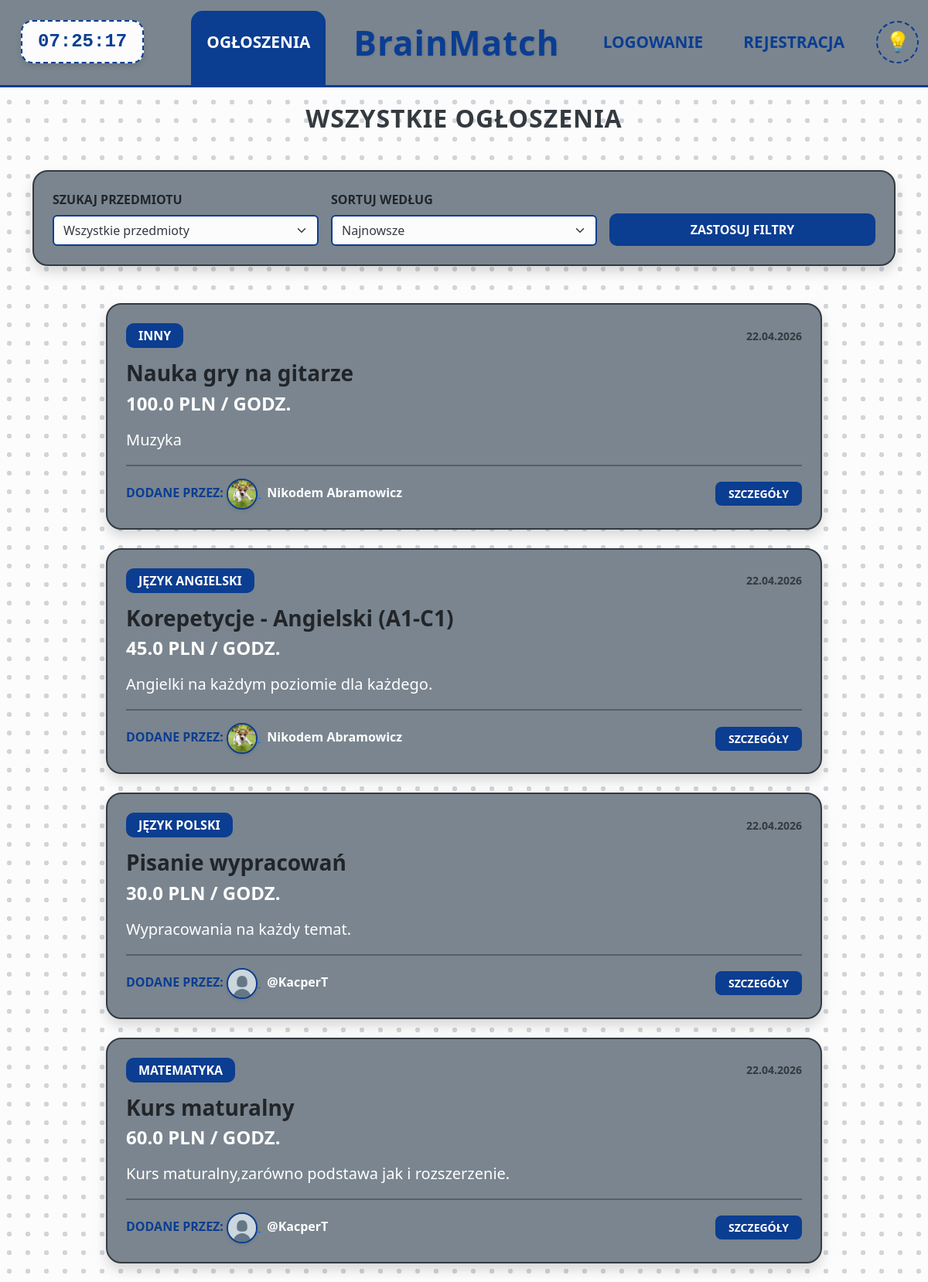
The app's page /ads, older data.
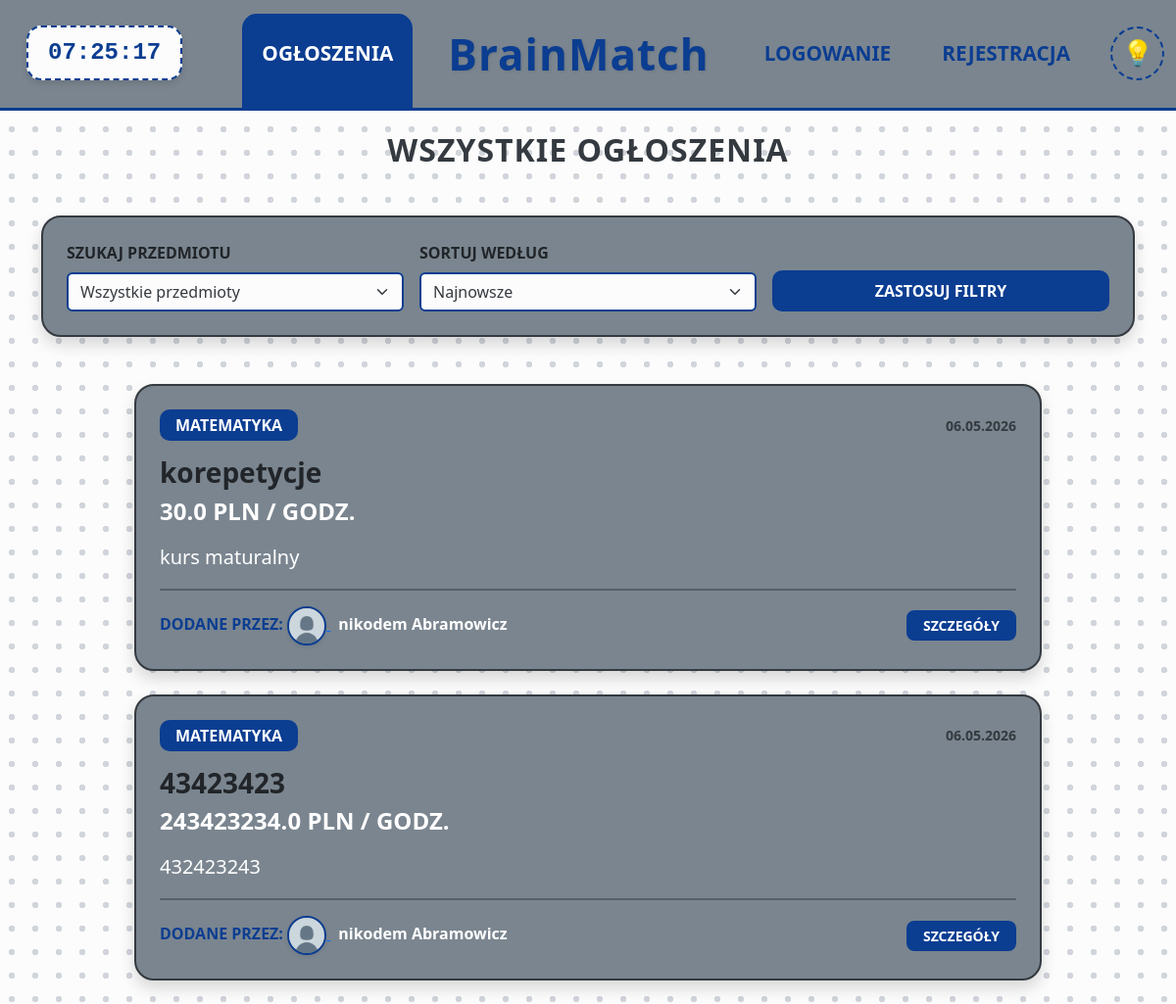
The same page, newer data.
### app/models.py (models this page shows, shortened)
class Ad(db.Model):
    id = db.Column(db.Integer, primary_key=True)
    title = db.Column(db.String(100), nullable=False)
    subject = db.Column(db.String(50), nullable=False)
    description = db.Column(db.Text, nullable=False)
    price = db.Column(db.Float, nullable=False)
    date_posted = db.Column(db.DateTime, nullable=False, default=datetime.utcnow)
    user_id = db.Column(db.Integer, db.ForeignKey('user.id'), nullable=False)
    messages = db.relationship('Message', backref='ad', lazy=True, cascade="all, delete-orphan")

class User(db.Model, UserMixin):
    id = db.Column(db.Integer, primary_key=True)
    username = db.Column(db.String(20), unique=True, nullable=False)
    email = db.Column(db.String(120), unique=True, nullable=False)
    password_hash = db.Column(db.String(128), nullable=False) #wergzueg
    role = db.Column(db.String(10), nullable=False, default='student')
    profile_pic = db.Column(db.String(20), nullable=False, default='default_profile.jpg')
    cover_pic = db.Column(db.String(20), nullable=False, default='default_cover.jpg')
    bio = db.Column(db.Text, nullable=True)
    first_name = db.Column(db.String(50), nullable=True)
    last_name = db.Column(db.String(50), nullable=True)
    education = db.Column(db.Text, nullable=True)
    ads = db.relationship('Ad', backref='author', lazy=True)
    messages_sent = db.relationship('Message', foreign_keys='Message.sender_id', backref='author', lazy='dynamic')
    messages_received = db.relationship('Message', foreign_keys='Message.recipient_id', backref='recipient', lazy='dynamic')

### app/main.py (the view)
@main.route('/ads')
def ads():
    subject_filter = request.args.get('subject', 'Wszystkie')
    sort_by = request.args.get('sort', 'newest')
    query = Ad.query
    if subject_filter != 'Wszystkie':
        query = query.filter_by(subject=subject_filter)
    if sort_by == 'newest':
        query = query.order_by(Ad.date_posted.desc())
    elif sort_by == 'oldest':
        query = query.order_by(Ad.date_posted.asc())
    elif sort_by == 'price_low':
        query = query.order_by(Ad.price.asc())
    elif sort_by == 'price_high':
        query = query.order_by(Ad.price.desc())
    all_ads = query.all()
    subjects = ['Matematyka', 'Język Polski', 'Język Angielski', 'Chemia', 'Fizyka', 'Biologia', 'Historia', 'Geografia', 'Informatyka', 'Język Niemiecki', 'Inny']
    return render_template('ads.html', ads=all_ads, subjects=subjects, current_subject=subject_filter, current_sort=sort_by)

### app/templates/ads.html (shortened to what this page needs)
{% extends "base.html" %}
{% block content %}
<h2 class="mb-5 fw-bold text-center accent-text" style="letter-spacing: 1px;">WSZYSTKIE OGŁOSZENIA</h2>
<div class="card mb-5 shadow border-0" style="background-color: var(--card-bg); border-radius: 20px; border: 2px solid #343a40 !important;">
    <div class="card-body p-4">
        <form method="GET" action="{{ url_for('main.ads') }}" class="row g-3 align-items-end">
            <div class="col-md-4">
                <label class="form-label fw-bold accent-text">SZUKAJ PRZEDMIOTU</label>
                <select name="subject" class="form-select" style="border: 2px solid var(--main-accent) !important; background-color: var(--bg-color); color: var(--text-main);">
                    <option value="Wszystkie" {% if current_subject == 'Wszystkie' %}selected{% endif %}>Wszystkie przedmioty</option>
                </select>
            </div>
            <div class="col-md-4">
                <label class="form-label fw-bold accent-text">SORTUJ WEDŁUG</label>
                <select name="sort" class="form-select" style="border: 2px solid var(--main-accent) !important; background-color: var(--bg-color); color: var(--text-main);">
                    <option value="newest" {% if current_sort == 'newest' %}selected{% endif %}>Najnowsze</option>
                </select>
            </div>
            <div class="col-md-4">
                <div class="d-grid">
                    <button type="submit" class="btn fw-bold py-2" style="background-color: var(--main-accent); color: var(--text-on-accent); border-radius: 10px;">ZASTOSUJ FILTRY</button>
                </div>
            </div>
        </form>
    </div>
</div>
<div class="row justify-content-center">
    <div class="col-md-10">
        {% for ad in ads %}
            <div class="card mb-4 shadow border-0" style="background-color: var(--card-bg) !important; border-radius: 20px; border: 2px solid #343a40 !important;">
                <div class="card-body p-4">
                    <div class="d-flex justify-content-between align-items-center mb-3">
                        <span class="badge px-3 py-2 fs-6" style="background-color: var(--main-accent) !important; color: var(--text-on-accent) !important; border-radius: 10px;">{{ ad.subject | upper }}</span>
                        <small class="fw-bold" style="color: var(--text-main) !important;">{{ ad.date_posted.strftime('%d.%m.%Y') }}</small>
                    </div>
                    <h3 class="card-title fw-bold accent-text">{{ ad.title }}</h3>
                    <h4 class="fw-bold mb-3" style="color: #ffffff;">{{ ad.price }} PLN / GODZ.</h4>
                    <p class="card-text fs-5 text-white" style="line-height: 1.6;">{{ ad.description[:250] }}{% if ad.description|length > 250 %}...{% endif %}</p>
                    <hr style="border-top: 2px solid #343a40; opacity: 0.5;">
                    <div class="d-flex align-items-center justify-content-between">
                        <div>
                            <span class="form-label fw-bold" style="color: #0b3d91;">DODANE PRZEZ: </span>
                            <a href="{{ url_for('main.view_profile', username=ad.author.username) }}">
                                <img src="{{ url_for('static', filename='profile_pics/' + ad.author.profile_pic) }}"
                                     class="rounded-circle shadow-sm"
                                     style="width: 40px; height: 40px; object-fit: cover; border: 2px solid var(--main-accent); transition: transform 0.2s ease;"
                                     onmouseover="this.style.transform='scale(1.1)'" onmouseout="this.style.transform='scale(1)'">
                            </a>
                            <a href="{{ url_for('main.view_profile', username=ad.author.username) }}" class="text-decoration-none fw-bold text-white profile-link fs-6 ms-2">
                                {% if ad.author.first_name and ad.author.last_name %}
                                    {{ ad.author.first_name }} {{ ad.author.last_name }}
                                {% else %}
                                    @{{ ad.author.username }}
                                {% endif %}
                            </a>
                        </div>
                        <div class="d-flex gap-2">
                            <a href="{{ url_for('main.ad_details', ad_id=ad.id) }}" class="btn btn-sm fw-bold text-white px-3"
                               style="background-color: var(--main-accent); color: var(--text-on-accent) !important; border-radius: 8px;">SZCZEGÓŁY</a>
                        </div>
                    </div>
                </div>
            </div>
        {% else %}
            <div class="alert text-center fw-bold shadow-sm" style="background-color: var(--card-bg); color: var(--main-accent); border-radius: 15px; border: 2px solid #343a40;">
                Nie znaleziono ogłoszeń spełniających wybrane kryteria.
            </div>
        {% endfor %}
    </div>
</div>
{% endblock %}

### app/templates/base.html (shortened to what this page needs)
<!DOCTYPE html>
<html lang="pl">
<head>
    <link href="https://cdn.jsdelivr.net/npm/bootstrap@5.3.0/dist/css/bootstrap.min.css" rel="stylesheet">
</head>
<body>
    <nav class="navbar navbar-expand-lg navbar-dark navbar-custom fixed-top">
        <div class="container-fluid">
            <div class="collapse navbar-collapse" id="navbarContent">
                <div class="navbar-container-custom">
                    <div class="nav-left">
                        <div class="custom-clock-container d-none d-lg-flex" id="live-clock">
                        </div>
                        <ul class="navbar-nav">
                            <li class="nav-item">
                                <a class="nav-link {% if request.endpoint == 'main.ads' %}active{% endif %}" href="{{ url_for('main.ads') }}">OGŁOSZENIA</a>
                            </li>
                        </ul>
                    </div>
                    <div class="nav-center">
                        <a class="brainmatch-logo" href="{{ url_for('main.home') }}">BrainMatch</a>
                    </div>
                    <div class="nav-right">
                        <ul class="navbar-nav" style="align-items: flex-end;">
                            {% if current_user.is_authenticated %}
                                <li class="nav-item">
                                    <a class="nav-link {% if request.endpoint == 'auth.account' %}active{% endif %}" href="{{ url_for('auth.account') }}">KONTO</a>
                                </li>
                                <li class="nav-item">
                                    <a class="nav-link" href="#" data-bs-toggle="modal" data-bs-target="#logoutModal">WYLOGUJ</a>
                                </li>
                                <li class="nav-item">
                                    <a class="nav-link {% if request.endpoint == 'main.messages' %}active{% endif %}" href="{{ url_for('main.messages') }}" title="Wiadomości">
                                        <svg class="msg-icon-svg" viewBox="0 0 24 24">
                                            <path d="M20 4H4c-1.1 0-1.99.9-1.99 2L2 18c0 1.1.9 2 2 2h16c1.1 0 2-.9 2-2V6c0-1.1-.9-2-2-2zm0 4l-8 5-8-5V6l8 5 8-5v2z"/>
                                        </svg>
                                    </a>
                                </li>
                            {% else %}
                                <li class="nav-item">
                                    <a class="nav-link {% if request.endpoint == 'auth.login' %}active{% endif %}" href="{{ url_for('auth.login') }}">LOGOWANIE</a>
                                </li>
                                <li class="nav-item">
                                    <a class="nav-link {% if request.endpoint == 'auth.register' %}active{% endif %}" href="{{ url_for('auth.register') }}">REJESTRACJA</a>
                                </li>
                            {% endif %}
                            <li class="nav-item">
                                <button id="theme-toggle" class="theme-toggle-btn" title="Zmień tryb">💡</button>
                            </li>
                        </ul>
                    </div>
                </div>
            </div>
        </div>
    </nav>
    <div class="container mt-4">
        {% block content %}{% endblock %}
    </div>
</body>
</html>

### app/templates/base.html (style rules this page uses)
:root { --bg-color: #fcfcfc; --dot-color: #d1d5db; --main-accent: #0b3d91; --navbar-bg: #7a858f; --card-bg: #7a858f; --text-on-accent: #ffffff; --text-main: #343a40; --logo-color: #0b3d91; --form-label: #0b3d91; }
body { background-color: var(--bg-color) !important; background-image: radial-gradient(var(--dot-color) 3px, transparent 3px) !important; background-size: 24px 24px !important; min-height: 100vh; overflow-x: hidden; padding-top: 110px; color: var(--text-main); transition: background-color 0.3s ease, color 0.3s ease; }
.navbar-custom { background-color: var(--navbar-bg) !important; border-bottom: 3px solid var(--main-accent); padding: 0 !important; min-height: 110px; position: fixed; top: 0; width: 100%; z-index: 1030; transition: all 0.3s ease; }
.brainmatch-logo { color: var(--logo-color) !important; font-size: 2.75rem; font-weight: 900; letter-spacing: 1px; text-shadow: 1px 1px 3px rgba(0, 0, 0, 0.1); text-decoration: none; display: flex; align-items: center; height: 110px; transition: color 0.3s ease; }
@media (min-width: 992px) { .navbar-container-custom { display: flex; width: 100%; height: 110px; } }
@media (min-width: 992px) { .nav-left, .nav-right { flex: 1; display: flex; align-items: flex-end; } }
@media (min-width: 992px) { .nav-left { justify-content: flex-end; } }
@media (min-width: 992px) { .nav-right { justify-content: flex-start; } }
@media (min-width: 992px) { .nav-center { display: flex; justify-content: center; align-items: center; padding: 0 30px; } }
.navbar-custom .nav-link { color: var(--main-accent) !important; font-weight: 700; font-size: 1.3rem; margin: 0 6px; padding-top: 25px !important; padding-bottom: 40px !important; padding-left: 20px !important; padding-right: 20px !important; border-radius: 15px 15px 0 0; transition: all 0.3s ease; }
.navbar-custom .nav-link.active { background-color: var(--main-accent) !important; color: var(--text-on-accent) !important; }
.custom-clock-container { margin-right: auto; margin-left: 15px; margin-bottom: 28px; padding: 8px 20px; border: 2px dashed var(--main-accent); border-radius: 15px; background-color: var(--bg-color); color: var(--main-accent); font-family: monospace; font-size: 1.5rem; font-weight: bold; display: flex; align-items: center; justify-content: center; box-shadow: 0 4px 6px rgba(0,0,0,0.1); transition: all 0.3s ease; }
.theme-toggle-btn { background: none; border: 2px dashed var(--main-accent) !important; border-radius: 50%; cursor: pointer; width: 55px; height: 55px; display: flex; align-items: center; justify-content: center; font-size: 1.6rem; color: var(--main-accent); margin-bottom: 28px !important; margin-left: 15px; transition: all 0.3s ease; outline: none; }

Row changes from the older to the newer data that the page shows:
removed Ad: subject "INNY", date_posted "22.04.2026", title "Nauka gry na gitarze", price "100.0", description "Muzyka", profile_pic (picture), author.first_name "Nikodem", author.last_name "Abramowicz"
removed Ad: subject "JĘZYK ANGIELSKI", date_posted "22.04.2026", title "Korepetycje - Angielski (A1-C1)", price "45.0", description "Angielki na każdym poziomie dla każdego.", profile_pic (picture), author.first_name "Nikodem", author.last_name "Abramowicz"
removed Ad: subject "JĘZYK POLSKI", date_posted "22.04.2026", title "Pisanie wypracowań", price "30.0", description "Wypracowania na każdy temat.", profile_pic (placeholder picture), author.username "KacperT"
added Ad: subject "MATEMATYKA", date_posted "06.05.2026", title "korepetycje", price "30.0", description "kurs maturalny", profile_pic (placeholder picture), author.first_name "nikodem", author.last_name "Abramowicz"
changed Ad (number 2 of 2 on the later page): date_posted "22.04.2026" → "06.05.2026"; title "Kurs maturalny" → "43423423"; price "60.0" → "243423234.0"; description "Kurs maturalny,zarówno podstawa jak i rozszerzenie." → "432423243"; author.first_name (not shown) → "nikodem"; author.last_name (not shown) → "Abramowicz"; author.username "KacperT" → (not shown)
